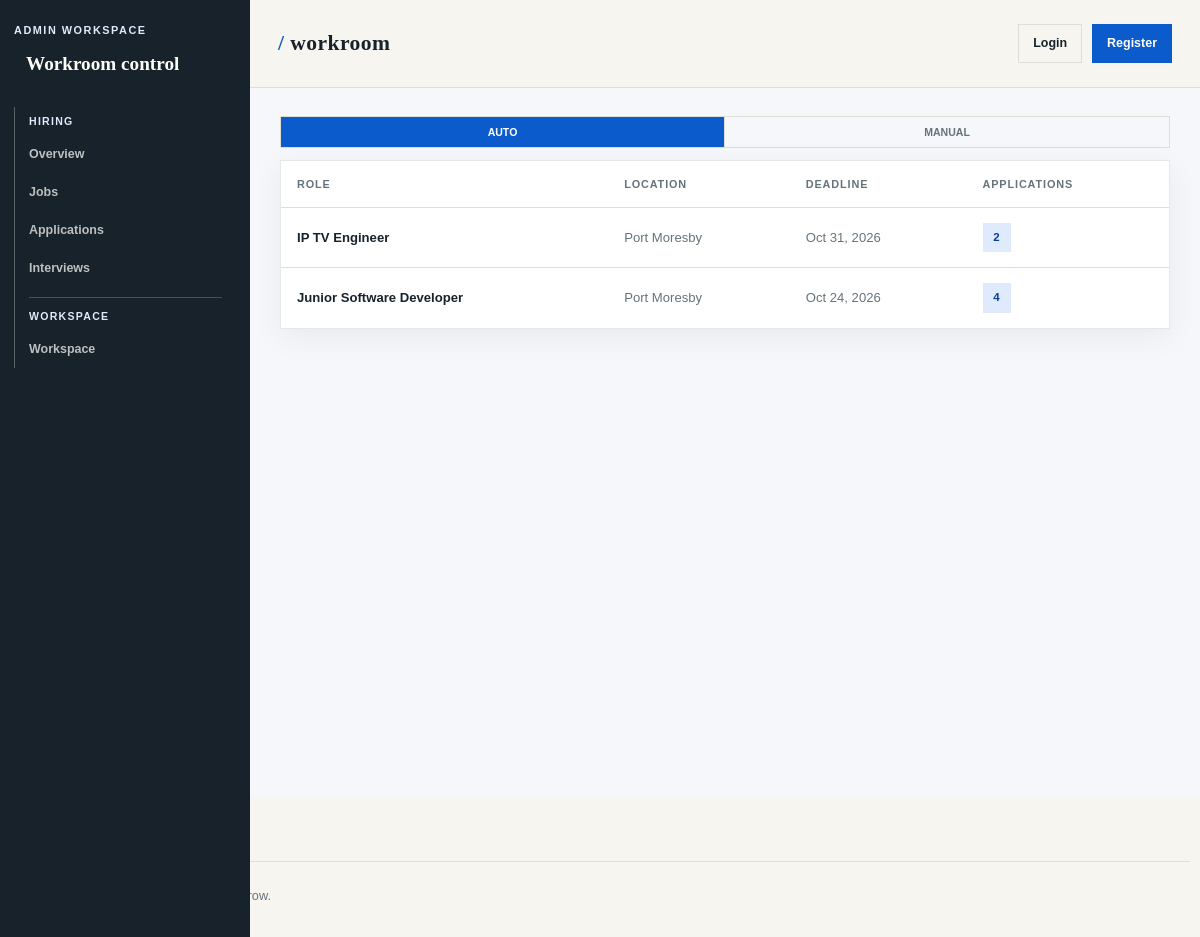
/workflow/, run on an earlier commit of the app's database.
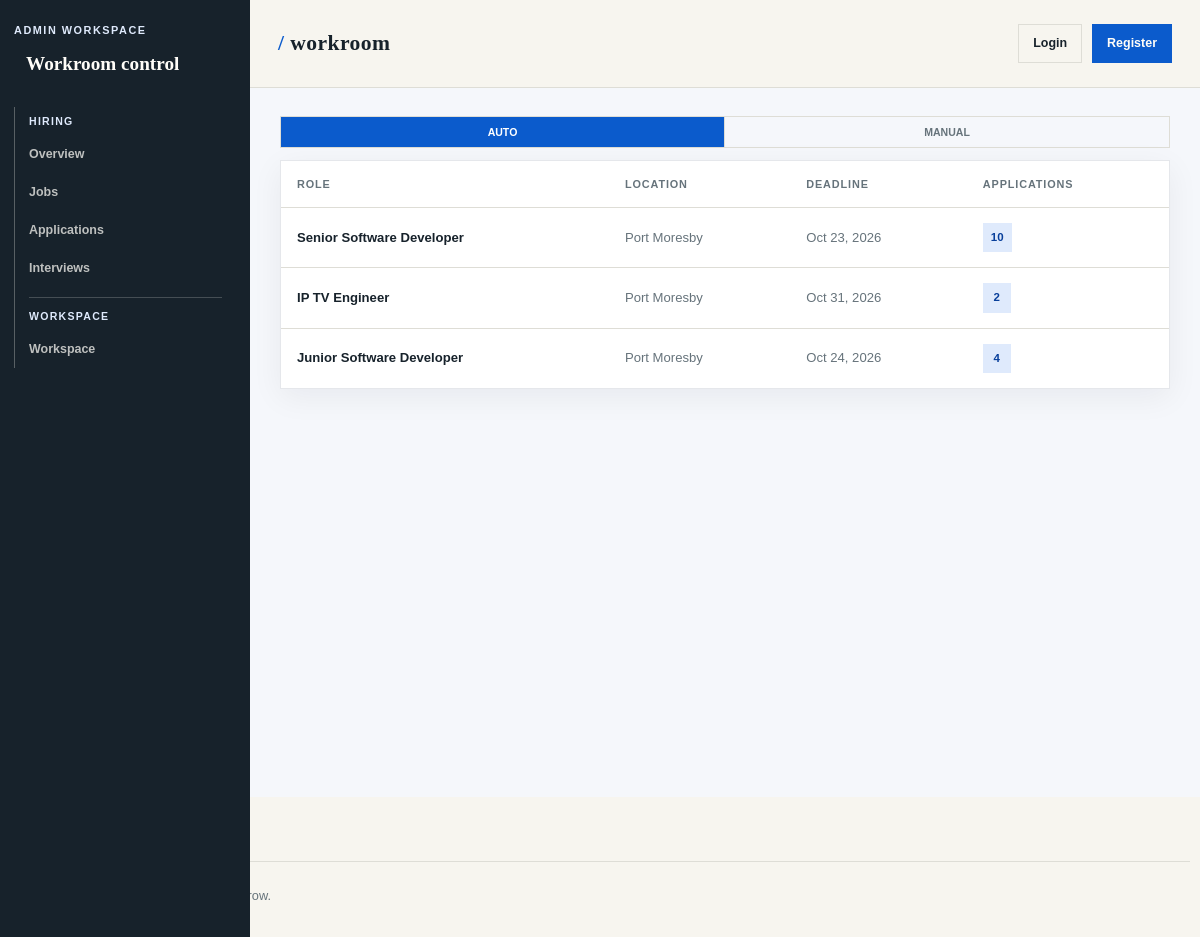
And on a later commit of the database.
### job_application/models.py (models this page shows, shortened)
class Job(models.Model):
    workflow = models.ForeignKey(
        'pipeline.Workflow',
        on_delete=models.SET_NULL,
        related_name='jobs',
        null=True,
        blank=True,
    )
    screening_threshold = models.PositiveSmallIntegerField(
        null=True,
        blank=True,
        validators=[MinValueValidator(0), MaxValueValidator(100)],
    )
    title = models.CharField(max_length=100)
    description = models.TextField()
    location = models.CharField(max_length=100)
    salary = models.DecimalField(
        max_digits=10,
        decimal_places=2
    )
    posted_date = models.DateTimeField(auto_now_add=True)
    deadline = models.DateTimeField()
    is_active = models.BooleanField(default=True)
    class Meta:
        db_table = 'main_app_job'

### pipeline/views.py (the view)
# urls.py: path('', workflow_index, name='workflow_index'),
def workflow_index(request):
    jobs = Job.objects.select_related('workflow').order_by('-posted_date')
    return render(request, 'workflow/index.html', {
        'auto_jobs': jobs.filter(workflow__slug='auto'),
        'manual_jobs': jobs.filter(workflow__slug='manual'),
    })

### tempates/workflow/index.html (shortened to what this page needs)
{% extends 'dashboard/base.html' %}
{% block dashboard_content %}
<section class="section-block" style="margin-top: 0;">
    <div class="workflow-topbar">
        <div class="dashboard-toggle-group" role="tablist" aria-label="Workflow toggle">
            <button class="dashboard-toggle is-active" type="button" data-workflow-tab="auto" aria-pressed="true">Auto</button>
            <button class="dashboard-toggle" type="button" data-workflow-tab="manual" aria-pressed="false">Manual</button>
        </div>
    </div>
    <div class="panel" style="margin-top: 0;">
        <div id="workflow-auto-panel" class="workflow-panel" data-workflow-panel="auto">
            {% if auto_jobs %}
                <table class="data-table">
                    <thead>
                        <tr>
                            <th>Role</th>
                            <th>Location</th>
                            <th>Deadline</th>
                            <th>Applications</th>
                        </tr>
                    </thead>
                    <tbody>
                        {% for job in auto_jobs %}
                        <tr>
                            <td><a class="job-title job-link" href="{% url 'admin_job_detail' job.pk %}">{{ job.title }}</a></td>
                            <td class="muted-cell">{{ job.location }}</td>
                            <td class="muted-cell">{{ job.deadline|date:'M d, Y' }}</td>
                            <td><span class="application-count">{{ job.applications.count }}</span></td>
                        </tr>
                        {% endfor %}
                    </tbody>
                </table>
            {% else %}
                <p class="empty-state">No jobs are assigned to the Auto workflow.</p>
            {% endif %}
        </div>
    </div>
</section>
{% endblock %}

What changed in the data, as far as the page shows it:
added Job: title "Senior Software Developer", location "Port Moresby", deadline "Oct 23, 2026", applications.count "10"
